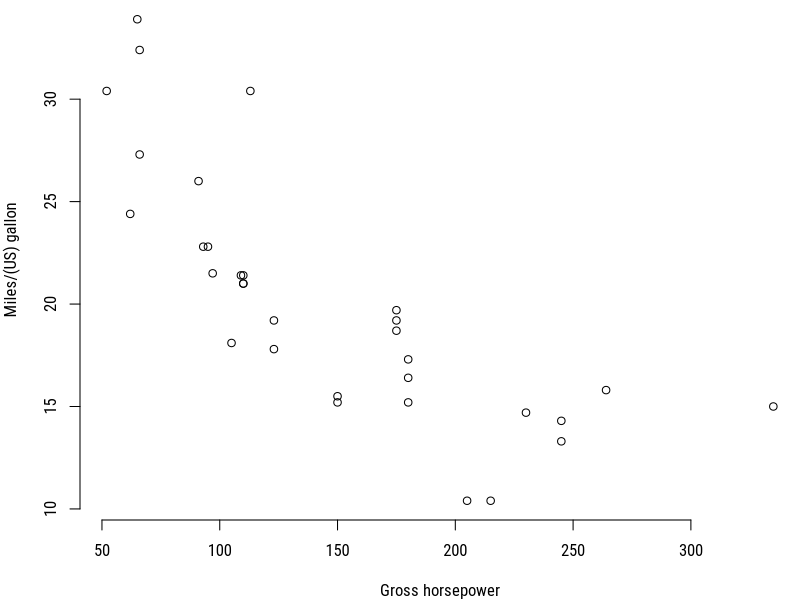
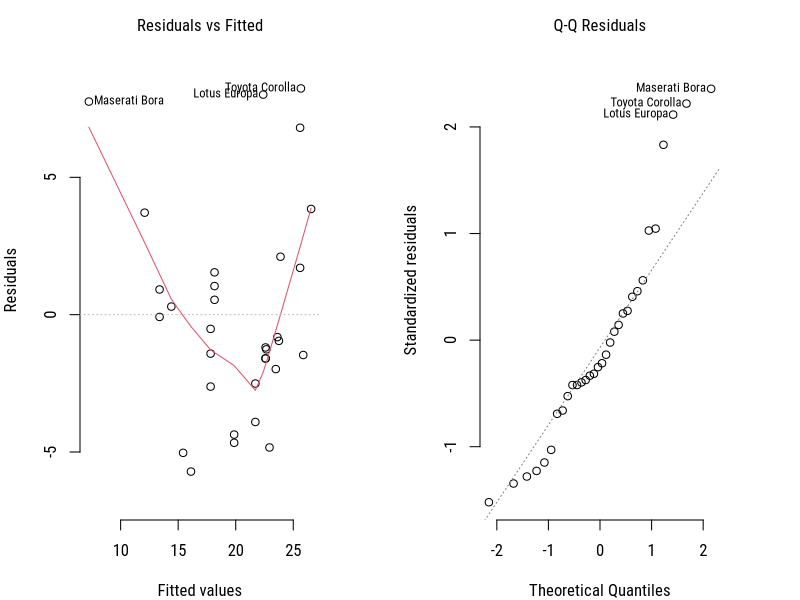
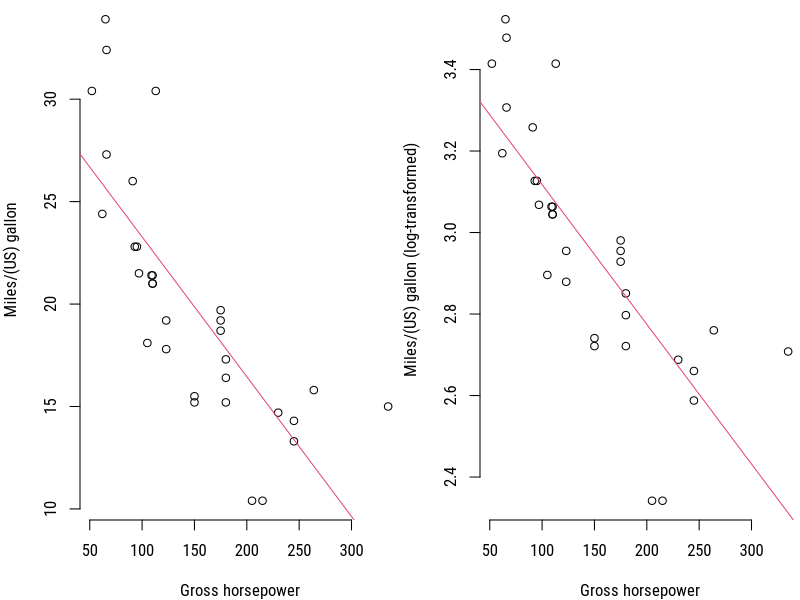
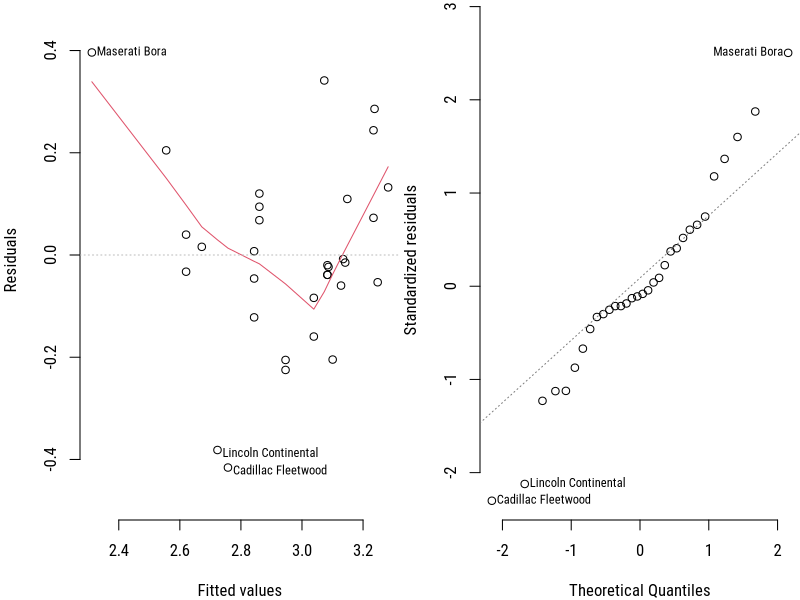
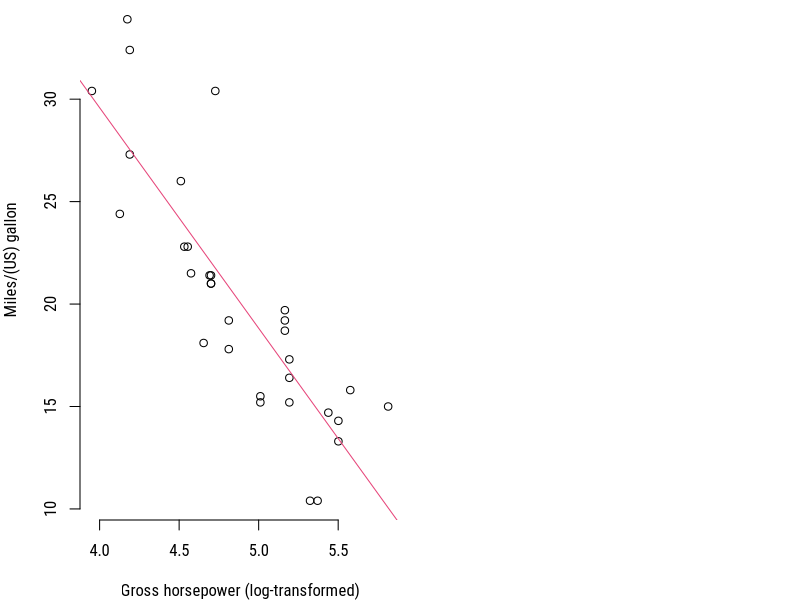
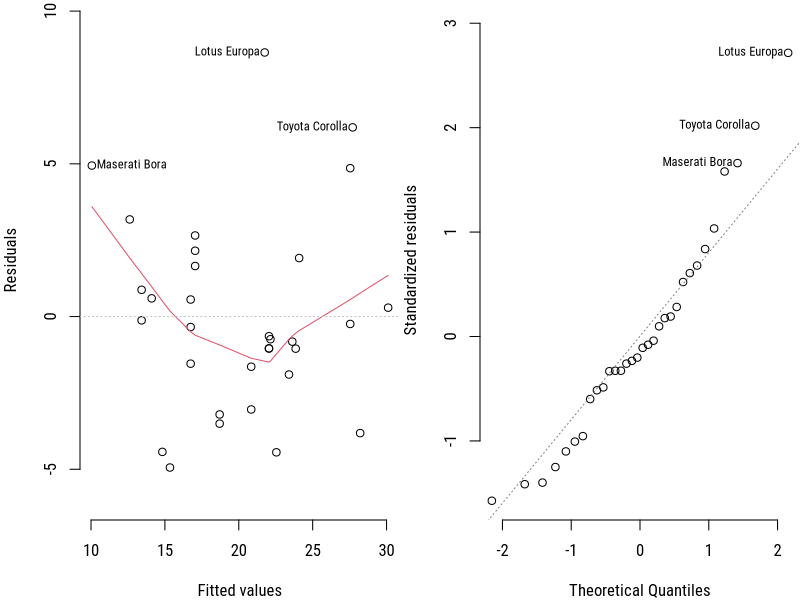
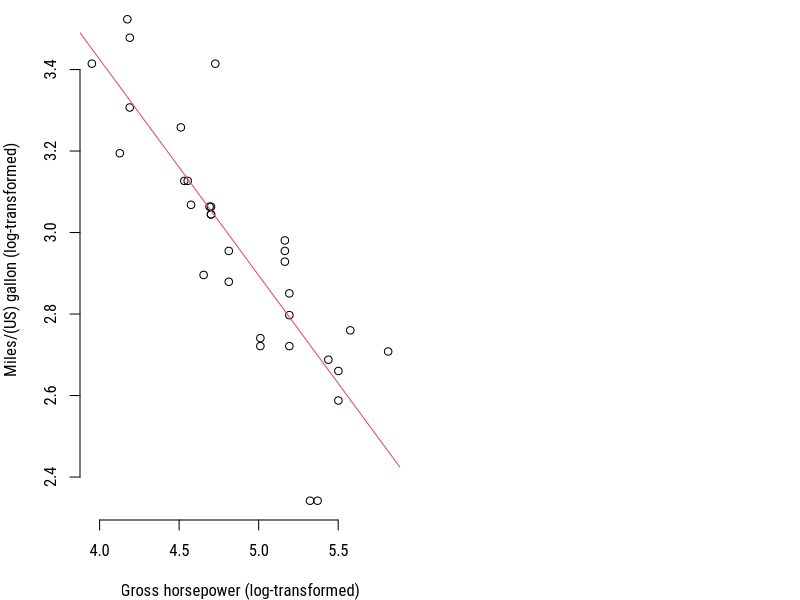
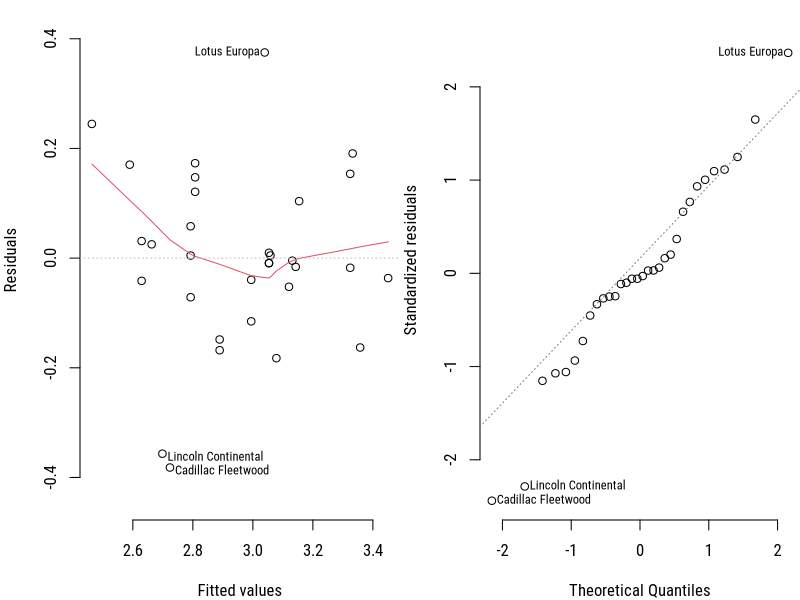

Write R code to recreate these figures, in order.
## ---- chunk 1
# Settings
knitr::opts_chunk$set(echo = F, warning = F, dpi = 300, fig.height = 4)
# Load packages
library('magrittr');library('knitr')
# Set colors
Col <- c(red = '#e6457a', green = '#b0e645', blue = '#45cbe6')
# Options
options(scipen = F, digits = 3)
# Parameters
Params <- function() par(bty = 'n', family = 'RobotoCondensed')
## ---- chunk 2
head(mtcars)
## ---- chunk 3
plotMpgHp <- function(formula) {
  Params(); par(mar = c(4,4,0,0))
  plot(formula, mtcars, xlab = "Gross horsepower", ylab = "Miles/(US) gallon")
}
plotMpgHp(mpg ~ hp)
## ---- chunk 4
Formula <- mpg ~ hp
Model <- lm(Formula, mtcars)
summary(Model)
## ---- chunk 5
Params();par(mar = c(4,4,2,4), mfrow = 1:2)
plot(Model, 2:1)
## ---- chunk 6
Params(); par(mar = c(4,4,0,0))
plot(Formula, mtcars, xlab = "Gross horsepower", ylab = "Miles/(US) gallon")
abline(Model, col = Col['red'])
## ---- chunk 7
Formula <- log(mpg) ~ hp
Model <- lm(Formula, mtcars)
summary(Model)
## ---- chunk 8
Params(); par(mar = c(4,4,0,0))
plot(Formula, mtcars, xlab = "Gross horsepower", 
     ylab = "Miles/(US) gallon (log-transformed)")
abline(Model, col = Col['red'])
## ---- chunk 9
Params();par(mfrow = 1:2)
plot(Model, 1:2)
## ---- chunk 10
Formula <- mpg ~ log(hp)
Model <- lm(Formula, mtcars)
summary(Model)
## ---- chunk 11
Params(); par(mar = c(4,4,0,0))
plot(Formula, mtcars, xlab = "Gross horsepower (log-transformed)", 
     ylab = "Miles/(US) gallon")
abline(Model, col = Col['red'])
## ---- chunk 12
Params();par(mfrow = 1:2)
plot(Model, 1:2)
## ---- chunk 13
Formula <- log(mpg) ~ log(hp)
Model <- lm(Formula, mtcars)
summary(Model)
## ---- chunk 14
Params(); par(mar = c(4,4,0,0))
plot(Formula, mtcars, xlab = "Gross horsepower (log-transformed)", 
     ylab = "Miles/(US) gallon (log-transformed)")
abline(Model, col = Col['red'])
## ---- chunk 15
Params();par(mfrow = 1:2)
plot(Model, 1:2)
## ---- chunk 16
Params();par(mar = c(2,2,2,0), mfrow = c(2,2))
hist(mtcars$hp, 10)
hist(log(mtcars$hp), 10)
qqnorm(mtcars$hp)
qqnorm(log(mtcars$hp))
## ---- chunk 17
Params();par(mar = c(4,4,0,0), mfrow = c(2,2), cex = .8)
plot(mpg ~ hp, mtcars, xlab = "Gross horsepower", ylab = "Miles/(US) gallon")
plot(log(mpg) ~ hp, mtcars, xlab = "Gross horsepower", 
     ylab = "Miles/(US) gallon (log-transformed)")
plot(mpg ~ log(hp), mtcars, xlab = "Gross horsepower (log-transformed)", 
     ylab = "Miles/(US) gallon")
plot(log(mpg) ~ log(hp), mtcars, xlab = "Gross horsepower (log-transformed)", 
     ylab = "Miles/(US) gallon (log-transformed)")
## ---- chunk 18
Params(); par(mar = c(4,4,0,0))
plot(mpg ~ hp, mtcars, xlab = "Gross horsepower", ylab = "Miles/(US) gallon")
## ---- chunk 19
Formula <- mpg ~ hp + I(hp^2)
Model <- lm(Formula, mtcars)
summary(Model)
## ---- chunk 20
Params();par(mfrow = 1:2)
plot(Model, 1:2)
## ---- chunk 21
Params(); par(mar = c(4,4,0,0))
plot(mpg ~ hp, mtcars, xlab = "Gross horsepower", 
     ylab = "Miles/(US) gallon")
curve(predict(Model, list(hp = x)), min(mtcars$hp), max(mtcars$hp), 
      add = T, col = Col['red'])
## ---- chunk 22
Params(); par(mar = c(4,4,0,0))
plot(disp ~ wt, mtcars, xlab = "Displacement (cu.in.)", 
     ylab = "	Weight (1000 lbs)")
## ---- chunk 23
Formula <- disp ~ wt + I(wt^2) + I(wt^3)
Model <- lm(Formula, mtcars)
summary(Model)
## ---- chunk 24
Params();par(mfrow = 1:2)
plot(Model, 1:2)
## ---- chunk 25
Params(); par(mar = c(4,4,0,0))
plot(disp ~ wt, mtcars, xlab = "Displacement (cu.in.)", 
     ylab = "	Weight (1000 lbs)")
curve(predict(Model, list(wt = x)), min(mtcars$wt), max(mtcars$wt), 
      add = T, col = Col['red'])
## ---- chunk 26
Params(); par(mar = c(4,4,0,0))
plot(disp ~ wt, mtcars, xlab = "Displacement (cu.in.)", 
     ylab = "	Weight (1000 lbs)")
curve(predict(Model, list(wt = x)), min(mtcars$wt), max(mtcars$wt), 
      add = T, col = Col['red'])
abline(lm(disp ~ wt, mtcars), col = Col['blue'])
## ---- chunk 27
anova(lm(disp ~ wt, mtcars), 
      lm(disp ~ wt + I(wt^2) + I(wt^3), mtcars))
